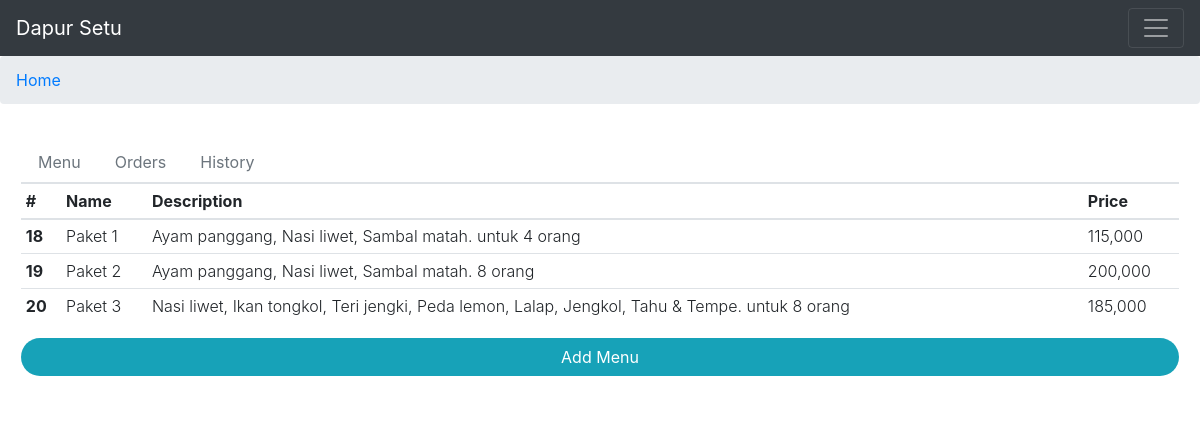
Page / (signed in) on the earlier database version.
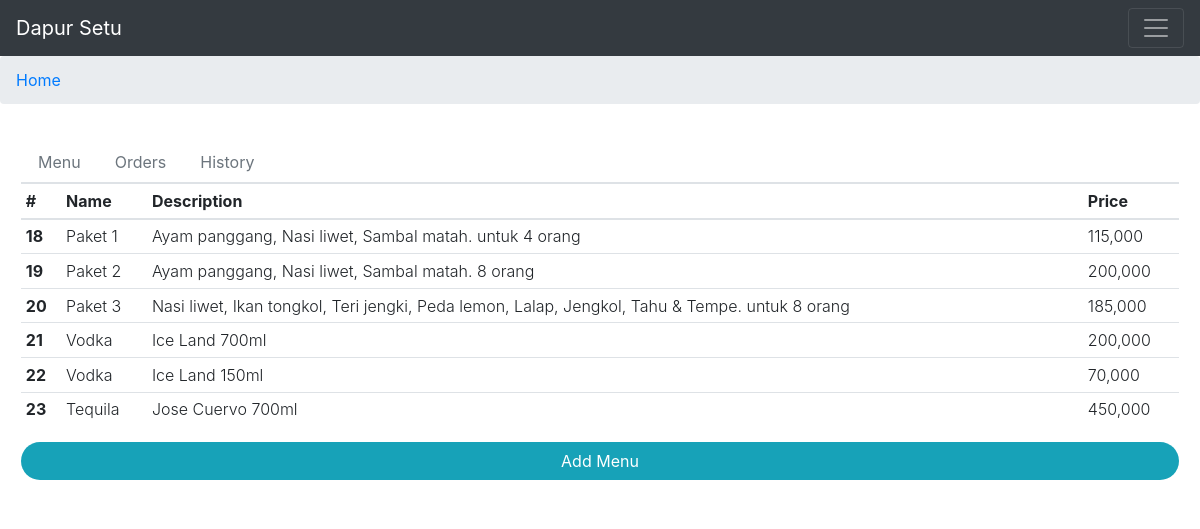
Same page on the later database version.
### account/models.py (models this page shows, shortened)
class Menu(models.Model):
    user = models.ForeignKey(User, on_delete=models.CASCADE, related_name='pakets')
    nama = models.CharField(max_length=255)
    deskripsi = models.CharField(max_length=1000)
    harga = models.IntegerField(default=0)
    pub_date = models.DateTimeField(auto_now_add=True)
    class Meta:
        db_table = 'menu'

### account/views.py (the view)
# urls.py: path('', home_view,name='index'),
@user_passes_test(lambda u: u.is_authenticated, login_url='account:login')
def home_view(request):
    daftar_menu = Menu.objects.all()
    daftar_penjualan = Penjualan.objects.all().order_by('lunas')
    return render(request, 'account/index.html', {'daftar_menu':daftar_menu,'daftar_penjualan':daftar_penjualan})

### account/models.py (called while the page is built)
    def get_harga(self):
        obj = PenjualanDetail.objects.filter(penjualan=self)
        jumlah = 0
        x = globals
        for data in obj:
            x = Menu.objects.get(id=data.menu_id)
            jumlah += x.harga
        return jumlah

### account/templates/account/index.html (shortened to what this page needs)
{% extends 'base.html' %}
{% load humanize %}
{% block container %}
<ul class="nav nav-tabs" id="myTab" role="tablist">
  <li class="nav-item">
    <a class="nav-link text-muted " id="home-tab" data-toggle="tab" href="#home" role="tab" aria-controls="home"
      aria-selected="true">Menu</a>
  </li>
  <li class="nav-item">
    <a class="nav-link text-muted" id="profile-tab" data-toggle="tab" href="#profile" role="tab" aria-controls="profile"
      aria-selected="false">Orders</a>
  </li>
  <li class="nav-item">
    <a class="nav-link text-muted" id="history-tab" data-toggle="tab" href="#history" role="tab" aria-controls="history"
      aria-selected="false">History</a>
  </li>
</ul>
<div class="tab-content" id="myTabContent">
  <div class="tab-pane fade show active" id="home" role="tabpanel" aria-labelledby="home-tab">
    <table class="table table-sm font-weight-light">
      <thead>
        <tr>
          <th>#</th>
          <th>Name</th>
          <th>Description</th>
          <th>Price</th>
        </tr>
      </thead>
      <tbody>
        {% for i in daftar_menu %}
        <tr>
          <th scope="row">{{i.id}}</th>
          <td>{{i.nama|capfirst}}</td>
          <td>{{i.deskripsi|capfirst}}</td>
          <td>{{i.harga|intcomma}}</td>
        </tr>
        {% endfor %}
      </tbody>
    </table>
    <a class="btn badge-pill badge-info btn-block" href="{% url 'account:menu' %}">Add Menu</a>
  </div>
</div>
{% endblock %}

Differences in the rows shown:
added Menu: id "21", nama "Vodka", deskripsi "Ice Land 700ml", harga "200,000"
added Menu: id "22", nama "Vodka", deskripsi "Ice Land 150ml", harga "70,000"
added Menu: id "23", nama "Tequila", deskripsi "Jose Cuervo 700ml", harga "450,000"
